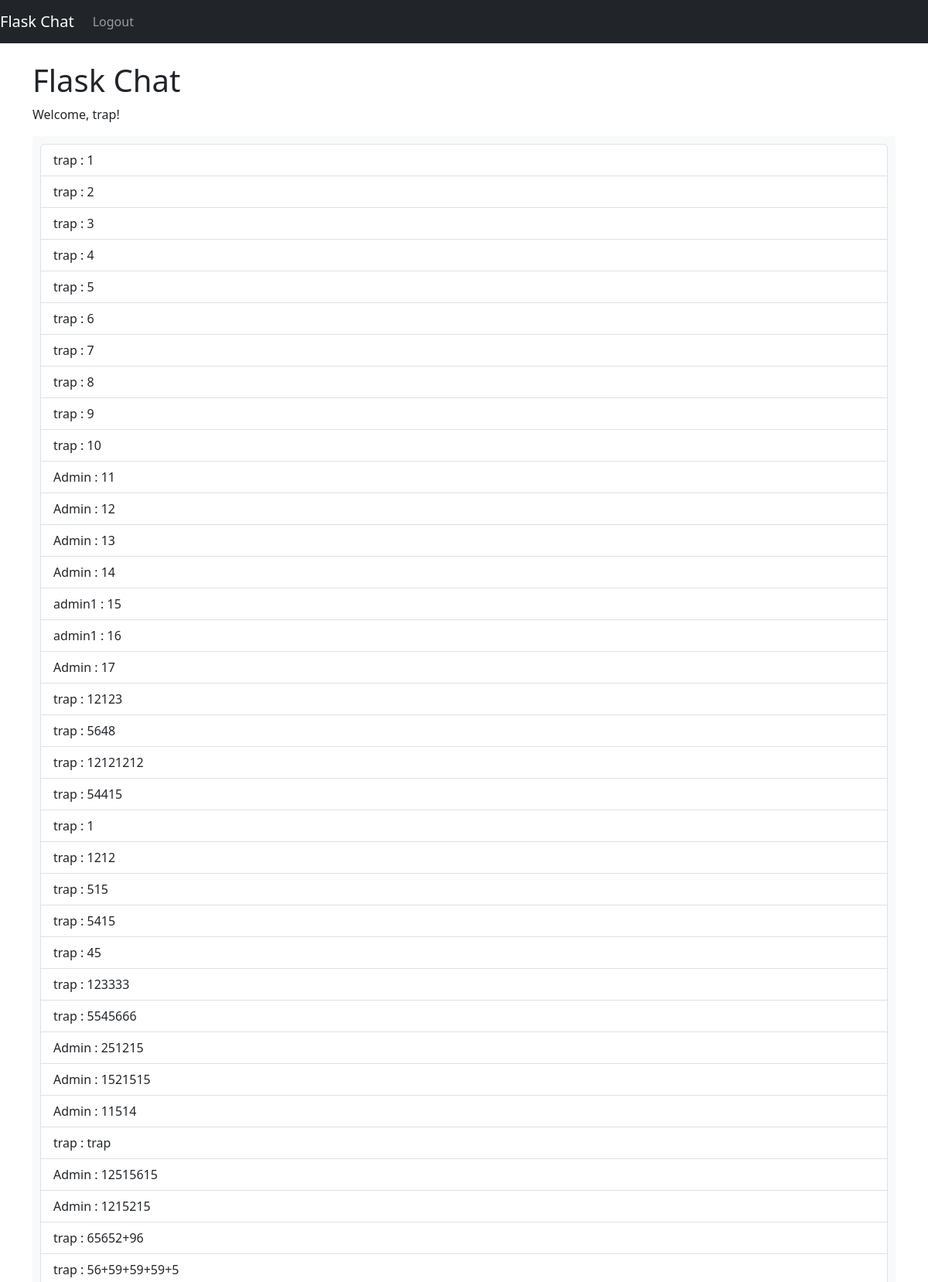
Screenshot of / (signed in, upper part) with the database file from the repository.
### main.py (models this page shows)
class User(UserMixin, db.Model):
    id = db.Column(db.Integer, primary_key=True)
    username = db.Column(db.String(20), unique=True, nullable=False)
    password = db.Column(db.String(80), nullable=False)
    role = db.Column(db.String(10), nullable=False)

class Message(db.Model):
    id = db.Column(db.Integer, primary_key=True)
    content = db.Column(db.String(200), nullable=False)
    approved = db.Column(db.Boolean, default=False)
    user_id = db.Column(db.Integer, db.ForeignKey('user.id'), nullable=False)
    user = db.relationship('User', backref=db.backref('messages', lazy=True))

### main.py (the view)
@app.route('/')
@login_required
def index():
    messages = convert_messages_to_dict()
    return render_template('index.html', username=current_user.username, messages=messages)

### main.py (called while the page is built)
@login_manager.user_loader
def load_user(user_id):
    return User.query.get(int(user_id))

def convert_messages_to_dict():
    messages = Message.query.all()
    return [
        {'content': message.content, 'approved': message.approved, 'username': message.user.username, 'id': message.id}
        for message in
        messages]

### templates/index.html (shortened to what this page needs)
<!DOCTYPE html>
<html>
<head>
    <link rel="stylesheet" type="text/css" href="{{ url_for('static', filename='bootstrap.min.css') }}">
    <link rel="stylesheet" type="text/css" href="{{ url_for('static', filename='styles.css') }}">
</head>
<body>
    <nav class="navbar navbar-expand-lg navbar-dark bg-dark">
        <a class="navbar-brand" href="{{ url_for('index') }}">Flask Chat</a>
        <div class="collapse navbar-collapse">
            <ul class="navbar-nav ml-auto">
                {% if current_user.is_authenticated %}
                    <li class="nav-item">
                        <a class="nav-link" href="{{ url_for('logout') }}">Logout</a>
                    </li>
                {% endif %}
            </ul>
        </div>
    </nav>
    <div class="container mt-4">
        <h1>Flask Chat</h1>
        {% if current_user.is_authenticated %}
            <p>Welcome, {{ current_user.username }}!</p>
        {% else %}
            <p>Please log in or register to use the chat.</p>
        {% endif %}
        <div id="messages">
            <ul id="message-list" class="list-group">
                {% for message in messages %}
                    <li id="message-{{ message.id }}" class="list-group-item">
                        {% if message.approved %}
                            {{ message.username }} : {{ message.content }}
                        {% else %}
                            {{ message.username }} : {{ message.content }}
                        {% endif %}
                    </li>
                {% endfor %}
            </ul>
        </div>
    </div>
</body>
</html>

### static/styles.css (style rules this page uses)
#messages { background-color: #f8f9fa; padding: 10px; }

### rows the page displays
User: username "trap", content "1", content "2", content "3", content "4", content "5", content "6", content "7", content "8", content "9", username "trap" "trap" "trap" "trap" "trap" "trap" "trap" "trap" "trap" "trap" "trap" "trap" "trap" "trap"
Message: content "10"
User: username "Admin" "Admin" "Admin" "Admin" "Admin" "Admin" "Admin" "Admin" "Admin" "Admin"
Message: content "11"
Message: content "12"
Message: content "13"
Message: content "14"
User: username "admin1" "admin1"
Message: content "15"
Message: content "16"
Message: content "17"
Message: content "12123"
Message: content "5648"
Message: content "12121212"
Message: content "54415"
Message: content "1212"
Message: content "515"
Message: content "5415"
Message: content "45"
Message: content "123333"
Message: content "5545666"
Message: content "251215"
Message: content "1521515"
Message: content "11514"
Message: content "trap"
Message: content "12515615"
Message: content "1215215"
Message: content "65652+96"
Message: content "56+59+59+59+5"
